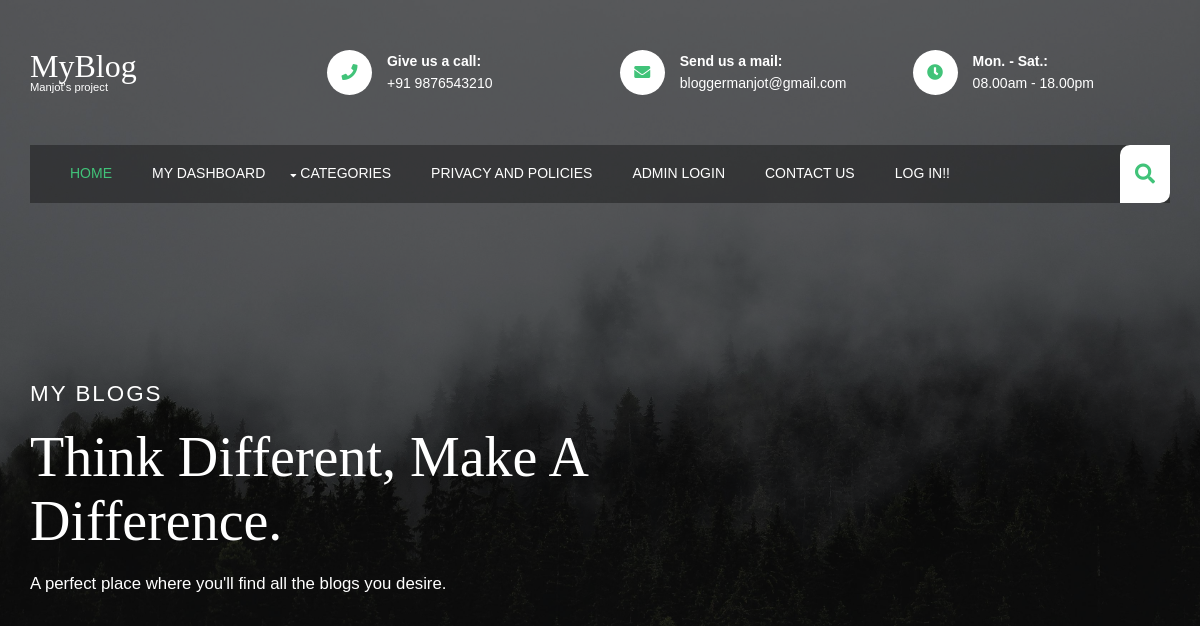
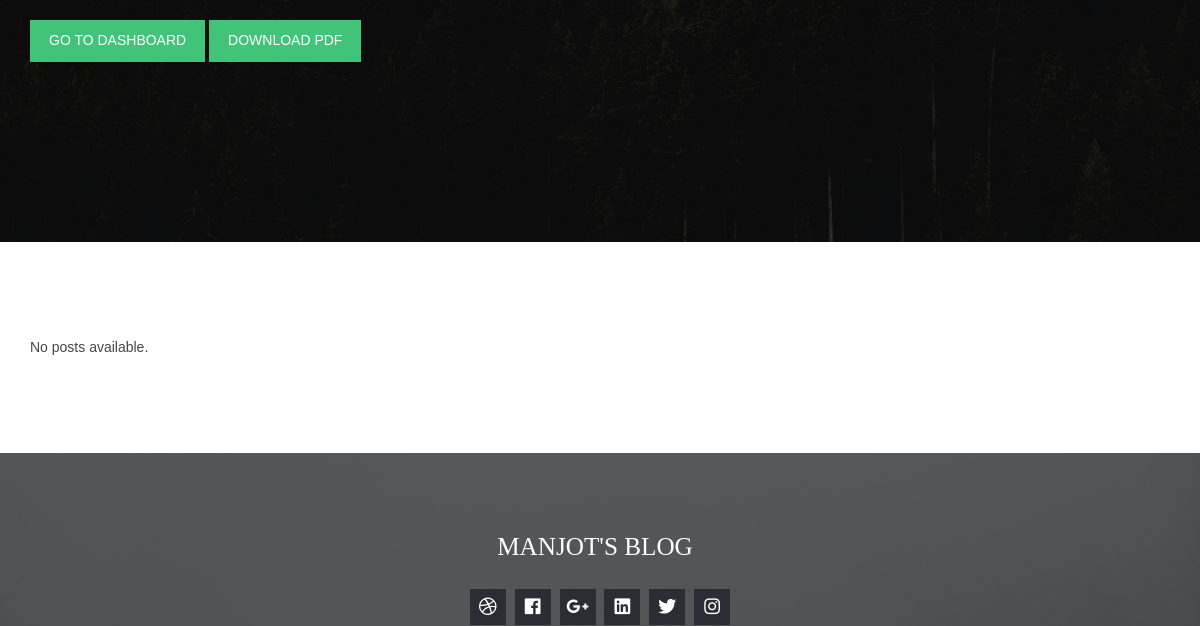
Before: / (upper part) with the older database file (2 pictures, top to bottom).
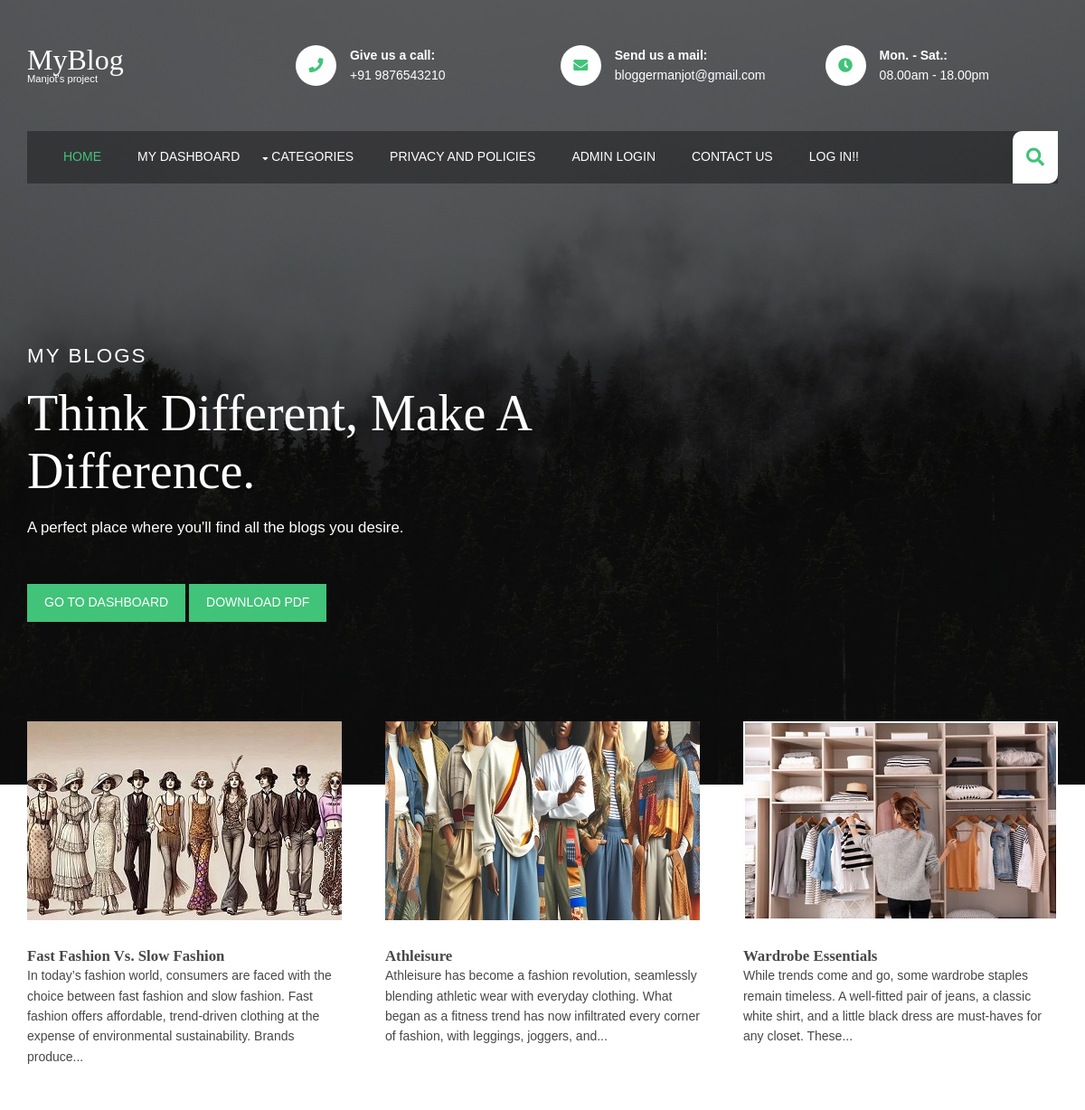
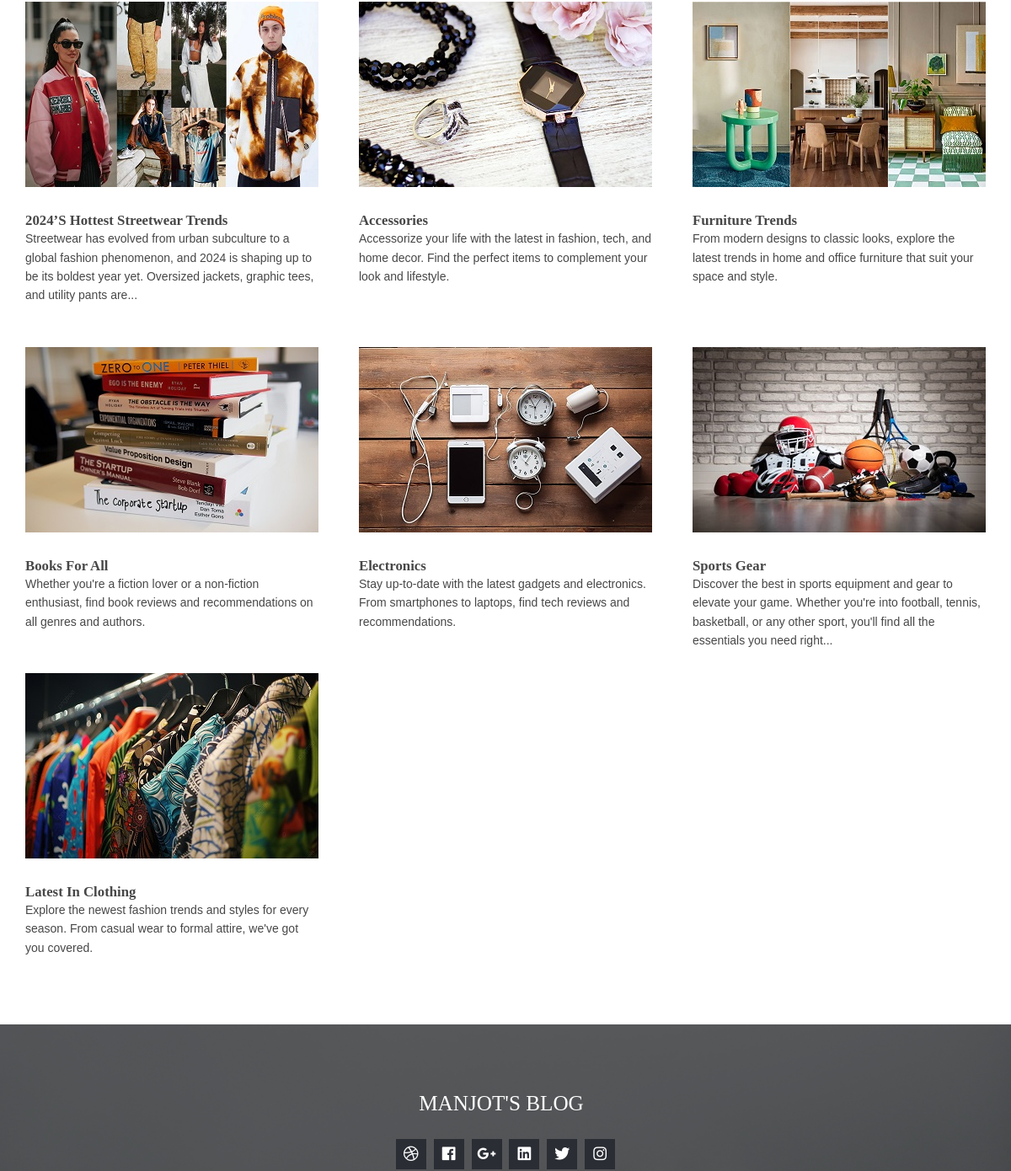
After: the same page with the newer database file (2 pictures, top to bottom).
### tables this page shows
CREATE TABLE `blogs` (
  `id` int(11) NOT NULL,
  `username` varchar(255) NOT NULL,
  `title` varchar(255) NOT NULL,
  `category` varchar(100) NOT NULL,
  `images` varchar(255) NOT NULL,
  `content` text NOT NULL,
  `status` int(11) NOT NULL
);

### display.php (called while the page is built)
<?php
    include("common/connection2.php");
    include("classes/display.class.php");
    $display = new DisplayPosts($pdo);
    $category = isset($_GET['category']) ? $_GET['category'] : '';
    $searchbutton = isset($_GET['search']) ? $_GET['search'] : '';
    if (!empty($category))
    {
        echo "Filtering by category: " . htmlspecialchars($category);
        $posts = $display->getPostsByCategory($category);
    }
    elseif (!empty($searchbutton))
    {
        echo "Searching for: " . htmlspecialchars($searchbutton);
        $posts = $display->searchPosts($searchbutton);
    }
    else
    {
        $posts = $display->getAllPosts();
    }
    $display->displayPosts($posts);
?>

### classes/display.class.php (the view, shortened to what this page needs)
<?php
class DisplayPosts
{
    private $pdo;
    public function __construct($dbConnection)
    {
        $this->pdo = $dbConnection;
    }
    private function limitContent($content, $wordLimit = 30)
    {
        $content = strip_tags($content);
        $words = explode(' ', $content);
        if (count($words) > $wordLimit) {
            $limitedContent = implode(' ', array_slice($words, 0, $wordLimit)) . '...';
        } else {
            $limitedContent = $content;
        }
        return $limitedContent;
    }
    public function getAllPosts()
    {
        $stmt = $this->pdo->prepare("SELECT id, title, category, images, content FROM blogs WHERE status = ? ORDER BY id DESC");
        $stmt->execute([1]);
        return $stmt->fetchAll(PDO::FETCH_ASSOC);
    }
    public function displayPosts($posts, $wordLimit = 30)
    {
        if ($posts): ?>
            <section id="introblocks">
                <ul class="nospace group">
                    <?php foreach ($posts as $post): ?>
                        <li class="one_third">
                            <figure>
                                <a class="imgover" href="post.php?id=<?php echo $post['id']; ?>">
                                    <img src="<?php echo htmlspecialchars($post['images']); ?>" alt="">
                                </a>
                                <figcaption>
                                    <h6 class="heading"><?php echo htmlspecialchars($post['title']); ?></h6>
                                    <div><?php echo $this->limitContent($post['content'], $wordLimit); ?></div>
                                </figcaption>
                            </figure>
                        </li>
                    <?php endforeach; ?>
                </ul>
            </section>
        <?php else: ?>
            <p>No posts available.</p>
        <?php endif;
    }
}

Changed rows visible on the page:
added blogs: images (picture), title "Fast Fashion Vs. Slow Fashion", content "In today’s fashion world, consumers are faced with the choice between fast fashion and slow fashion. Fast fashion offers affordable, trend-driven clothing at the expense of environmental sustainability. Brands produce..."
added blogs: images (picture), title "Athleisure", content "Athleisure has become a fashion revolution, seamlessly blending athletic wear with everyday clothing. What began as a fitness trend has now infiltrated every corner of fashion, with leggings, joggers, and..."
added blogs: images (picture), title "Wardrobe Essentials", content "While trends come and go, some wardrobe staples remain timeless. A well-fitted pair of jeans, a classic white shirt, and a little black dress are must-haves for any closet. These..."
added blogs: images (picture), title "2024’s Hottest Streetwear Trends", content "Streetwear has evolved from urban subculture to a global fashion phenomenon, and 2024 is shaping up to be its boldest year yet. Oversized jackets, graphic tees, and utility pants are..."
now on this page (row edited): blogs: images (picture), title "Accessories", content "Accessorize your life with the latest in fashion, tech, and home decor. Find the perfect items to complement your look and lifestyle."
now on this page (row edited): blogs: images (picture), title "Furniture Trends", content "From modern designs to classic looks, explore the latest trends in home and office furniture that suit your space and style."
now on this page (row edited): blogs: images (picture), title "Books For All", content "Whether you're a fiction lover or a non-fiction enthusiast, find book reviews and recommendations on all genres and authors."
now on this page (row edited): blogs: images (picture), title "Electronics", content "Stay up-to-date with the latest gadgets and electronics. From smartphones to laptops, find tech reviews and recommendations."
now on this page (row edited): blogs: images (picture), title "Sports Gear", content "Discover the best in sports equipment and gear to elevate your game. Whether you're into football, tennis, basketball, or any other sport, you'll find all the essentials you need right..."
now on this page (row edited): blogs: images (picture), title "Latest In Clothing", content "Explore the newest fashion trends and styles for every season. From casual wear to formal attire, we've got you covered."
Other visible differences:
text no longer shown: "No posts available."
